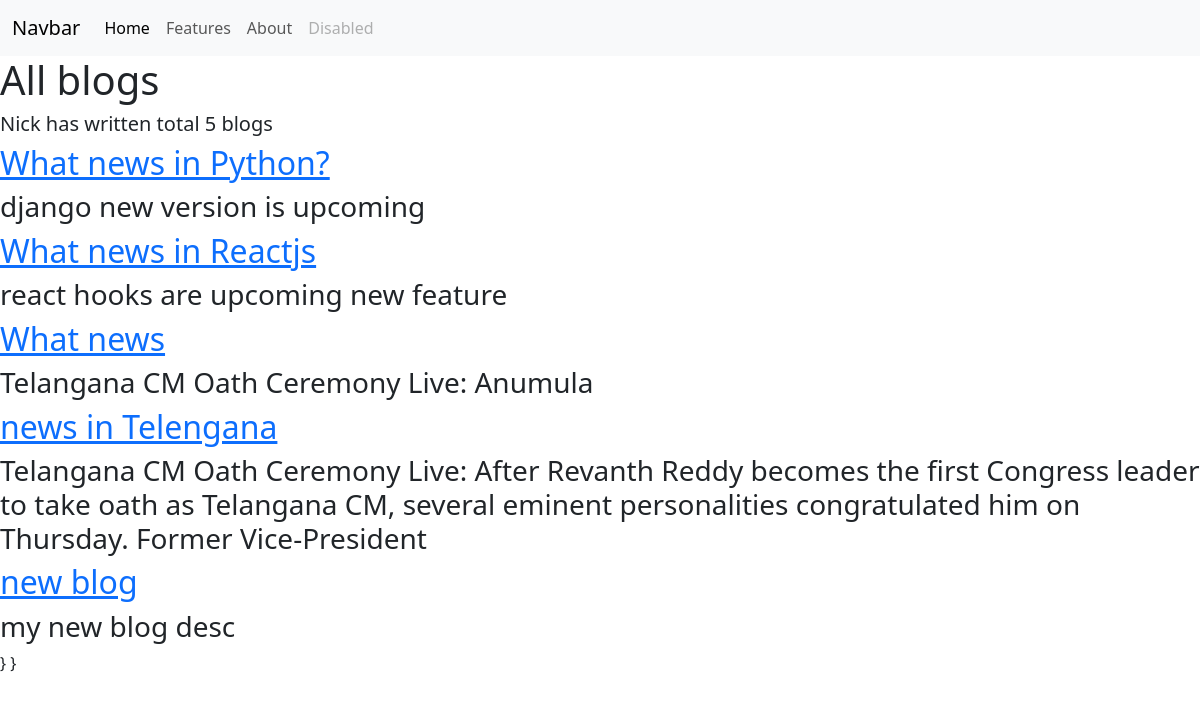
Screenshot of /blog/ with the database file from the repository.
### blog/models.py (models this page shows, shortened)
class Blog(models.Model):
	title=models.CharField(max_length=20)
	description=models.TextField(max_length=200)
	url=models.URLField(blank=True)

### blog/views.py (the view)
# urls.py: path('', views.all_blogs, name="all_blogs"),
def all_blogs(req):
	blog=Blog.objects.all()
	return render(req,'blog/all_blogs.html',{'blog':blog})

### blog/templates/blog/all_blogs.html
{% extends 'portfolio/base.html' %}
{% block content %}
<h1>All blogs</h1>
<h5>Nick has written total {{blog.count}} blog{{ blog.count|pluralize }}</h5>
{% for bg in blog%}
<a href=""><h2>{{bg.title}}</h2></a>
<h3>{{bg.description}}</h3>
{% endfor %}
{% endblock %}

### rows the page displays
Blog: title "What news in Python?", description "django new version is upcoming"
Blog: title "What news in Reactjs", description "react hooks are upcoming new feature"
Blog: title "What news", description "Telangana CM Oath Ceremony Live: Anumula"
Blog: title "news in Telengana", description "Telangana CM Oath Ceremony Live: After Revanth Reddy becomes the first Congress leader to take oath as Telangana CM, several eminent personalities congratulated him on Thursday. Former Vice-President"
Blog: title "new blog", description "my new blog desc"

### other values shown
{{ blog.count }} "5"
